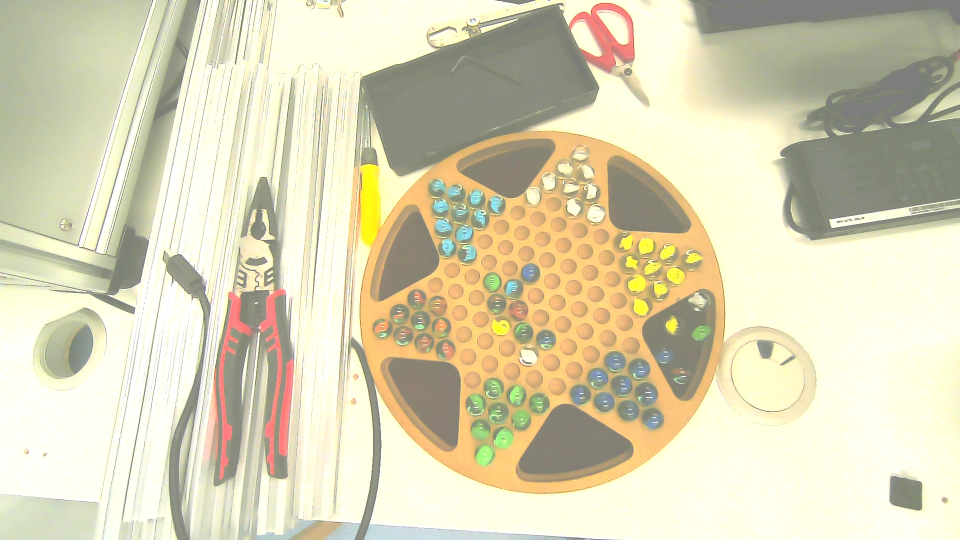
#> input picture figs/raw/fig2.jpg, 1920 x 1080 px, found by its file name (shown at 1/2 size)
$ python main.py
#> lines starting #> are read from the running program, lines starting #| are printed output that depends on the picture; after the words box and inside, x2 and y2 are one past the last pixel; in counts of white or black regions, pixels touching at a corner belong together
### src/detection.py
import cv2
import numpy as np

def detect_circles(image):
    # 具体参数由相机位置决定
    row = [260, 990]
    column = [720, 1450]
    cropped_image = image[row[0]:row[1], column[0]:column[1]]

    # 转为灰度图像处理
    gray_image = cv2.cvtColor(cropped_image, cv2.COLOR_BGR2GRAY)

    # 霍夫圆检测
    circles = cv2.HoughCircles(gray_image, cv2.HOUGH_GRADIENT, dp=1.2, minDist=20,
                               param1=100, param2=25, minRadius=6, maxRadius=24)

    # 如果检测到圆，返回圆的坐标和半径
    if circles is not None:
        circles = np.round(circles[0, :]).astype("int")
        circles[:,0] += column[0]
        circles[:,1] += row[0]
        return circles
    return []

### src/classification.py
import cv2
import numpy as np
from matplotlib import pyplot as plt
from sklearn.cluster import KMeans
import detection

class CircleClassifier:
    def __init__(self, n_colors=7):
        # 已知颜色与标签的对应关系
        self.known_colors = {
            '黄色': (40, 254, 255),
            '红色': (119, 150, 241),
            '绿色': (126, 237, 163),
            '白色': (231, 255, 255),
            '深蓝色': (185, 152, 133),
            '浅蓝色': (219, 208, 148),
            '棋盘色': (126, 189, 249)
        }
        self.n_colors = n_colors

    '''
     @brief      找到最近邻颜色
     @param       bgr: BGR向量
     @retval      颜色字符串
     @note       在聚类完成之后调用
    '''
    def find_closest_color(self, bgr):
        closest_color = None
        min_distance = float('inf')
        for color_name, known_bgr in self.known_colors.items():
            # 计算颜色之间的欧几里得距离
            distance = np.linalg.norm(bgr - known_bgr)
            if distance < min_distance:
                min_distance = distance
                closest_color = color_name
        return closest_color

    '''
     @brief       对图像上的圆进行k-means聚类
     @param       circles: 已经找到的圆列表[[x1,y1,r1], [x2,y2,r2], ...]
     @param       image: 待处理的图像
     @retval      分类结果字典
     @note        在霍夫圆检测后调用
    '''
    def classify(self, circles, image):
        # 获取圆的颜色信息
        color_data = []
        for (x, y, r) in circles:
            # 创建圆形掩模
            mask = np.zeros(image.shape[:2], dtype=np.uint8)
            cv2.circle(mask, (x, y), 8, 255, -1)
            masked_image = cv2.bitwise_and(image, image, mask=mask)   # 提取圆内像素
            pixels_in_circle = masked_image[mask == 255]   # 只选取掩模内的像素点

            mean_bgr = pixels_in_circle.mean(axis=0).astype(int)
            color_data.append(mean_bgr)  # 保留平均BGR值

        # K-means聚类
        kmeans = KMeans(n_clusters=self.n_colors)
        kmeans.fit(color_data)
        labels = kmeans.labels_
        bgrs = kmeans.cluster_centers_.astype(int)

        # 分类结果字典，保存圆、对应的BGR值和颜色标签
        classified_circles = {i: {'circles': [], 'bgr': bgrs[i], 'label': None} for i in range(self.n_colors)}

        # 寻找最接近的已知颜色并打标签
        for label, (x, y, r) in zip(labels, circles):
            classified_circles[label]['circles'].append((x, y, r))
            classified_circles[label]['label'] = self.find_closest_color(bgrs[label])

        return classified_circles


### src/visualization.py
import cv2

'''
 @brief
 @param       image: 待处理图像
 @param       classified_circles: 圆分类结果字典
   @arg       None
 @retval      image: 画上圆的图像
 @note        None
'''
def draw_circles(image, classified_circles):
    colors = {
        '黄色': (0, 255, 255),
        '红色': (0, 0, 255),
        '绿色': (0, 255, 0),
        '白色': (255, 255, 255),
        '深蓝色': (255, 100, 100),
        '浅蓝色': (255, 0, 0),
        '棋盘色': (100, 200, 255)
    }

    # 可视化结果
    for _, circle_info in classified_circles.items():
        circles_list = circle_info['circles']  # 获取当前标签的圆列表
        label = circle_info['label']
        color = colors.get(label)  # 获取对应的颜色

        if color:  # 如果找到了颜色
            for (x, y, r) in circles_list:
                cv2.circle(image, (x, y), r, color, 2)  # 用聚类颜色画圆
                cv2.circle(image, (x, y), 2, (0, 0, 0), 1)  # 黑色中心

    return image  # 返回绘制后的图像

### src/main.py
import cv2
import numpy as np
from matplotlib import pyplot as plt
from sklearn.cluster import KMeans
import detection
from classification import CircleClassifier
import visualization

image_name = 'fig2.jpg' # TODO 修改成你要处理的图片名称
image_path = f'figs/raw/{image_name}'
image = cv2.imread(image_path)
#> image is the input picture: shape (1080, 1920, 3); mean B, G, R 180.9, 210.5, 216.2

# 检测圆
circles = detection.detect_circles(image)
#> in detect_circles, `cropped_image = image[row[0]:row[1], column[0]:column[1]]`:
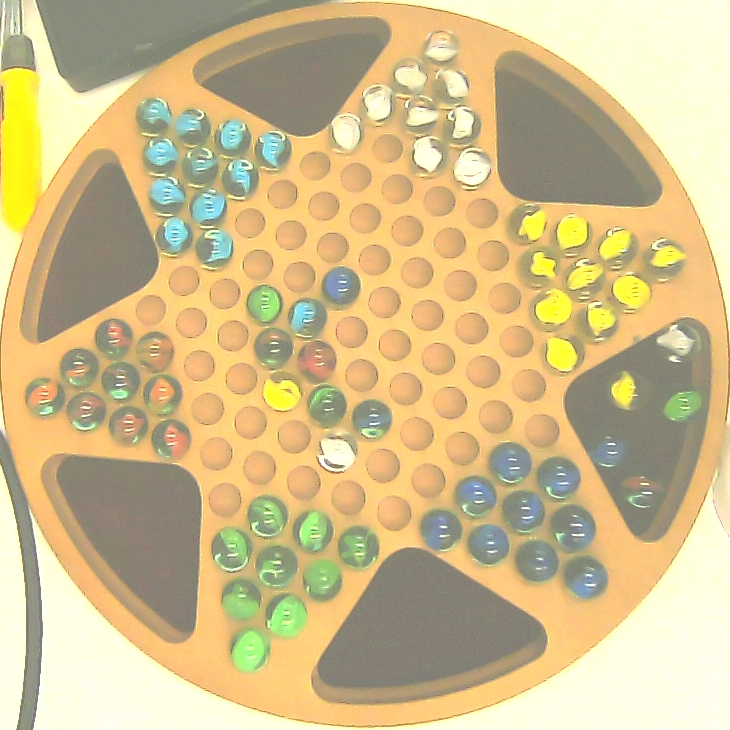
#> cropped_image: shape (730, 730, 3); mean B, G, R 139.8, 188.5, 208.2
#> in detect_circles, `gray_image = cv2.cvtColor(cropped_image, cv2.COLOR_BGR2GRAY)`:
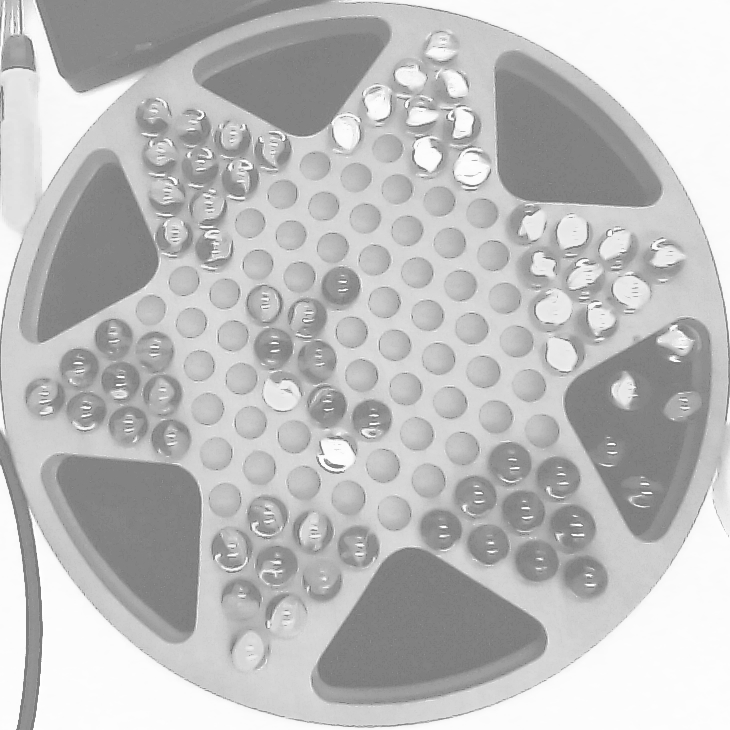
#> gray_image: shape (730, 730); min 123, max 255, mean 188.9
#> in detect_circles, `circles = cv2.HoughCircles(gray_image, cv2.HOUGH_GRADIENT, dp=1.2, min..`: circles = 124 rows, first 8: [267, 515.4, 20.52], [351, 331.8, 16.44], [225, 499.8, 17.4], [207, 408.6, 16.68], [258.6, 467.4, 17.16], [382.2, 465, 16.8], [228.6, 145.8, 23.28], [457.8, 126.6, 23.28]
#> in detect_circles, `circles = np.round(circles[0, :]).astype("int")`: circles = 124 rows, first 8: [267, 515, 21], [351, 332, 16], [225, 500, 17], [207, 409, 17], [259, 467, 17], [382, 465, 17], [229, 146, 23], [458, 127, 23]
#> circles = 124 rows, first 8: [987, 775, 21], [1071, 592, 16], [945, 760, 17], [927, 669, 17], [979, 727, 17], [1102, 725, 17], [949, 406, 23], [1178, 387, 23]

# 根据K-means分类
n_colors = 7 # TODO 根据需要调整聚类数
circle_classifier = CircleClassifier(n_colors)
classified_circles = circle_classifier.classify(circles, image)
#> the loop in classify, `for (x, y, r) in circles:` made 124 passes
#> (x, y, r, mean_bgr) on passes 1 to 12: (987, 775, 21, [134, 202, 165]), (1071, 592, 16, [125, 185, 243]), (945, 760, 17, [126, 185, 239]), (927, 669, 17, [123, 187, 244]), (979, 727, 17, [123, 187, 248]), (1102, 725, 17, [125, 187, 245]), (949, 406, 23, [179, 193, 144]), (1178, 387, 23, [186, 227, 231]), (1160, 789, 21, [169, 156, 145]), (962, 637, 15, [121, 184, 242]), (1010, 495, 15, [126, 183, 237]), (1213, 515, 16, [117, 178, 227])
#> after the loop in classify, `for (x, y, r) in circles:`:
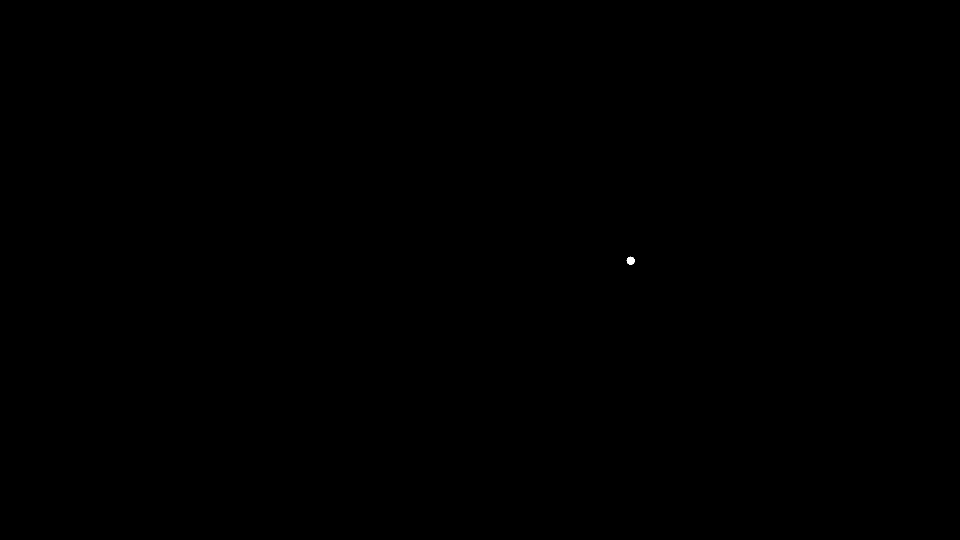
#> mask: shape (1080, 1920) (shown at 1/2 size); 0.01% white; 1 white region, box (x1, y1, x2, y2) and area: (1253, 513, 1270, 530) 197
#> after the loop in classify, `for (x, y, r) in circles:`: color_data = 124 items, first 6: [134, 202, 165], [125, 185, 243], [126, 185, 239], [123, 187, 244], [123, 187, 248], [125, 187, 245]
#> in classify, `bgrs = kmeans.cluster_centers_.astype(int)`: bgrs = [[173, 173, 146], [122, 180, 233], [201, 237, 241], [72, 244, 247], [135, 212, 167], [222, 217, 147], [133, 149, 150]]
#> in classify, `classified_circles = {i: {'circles': [], 'bgr': bgrs[i], 'label': None..`: classified_circles = 7 items
#> the loop in classify, `for label, (x, y, r) in zip(labels, circles):` made 124 passes
#> (label, x, y, r) on passes 1 to 12: (4, 987, 775, 21), (1, 1071, 592, 16), (1, 945, 760, 17), (1, 927, 669, 17), (1, 979, 727, 17), (1, 1102, 725, 17), (0, 949, 406, 23), (2, 1178, 387, 23), (0, 1160, 789, 21), (1, 962, 637, 15), (1, 1010, 495, 15), (1, 1213, 515, 16)
#> classified_circles = 7 items
# print(classified_circles)

image = visualization.draw_circles(image, classified_circles)
#> the loop in draw_circles, `for _, circle_info in classified_circles.items():` made 7 passes
#> (label, color) on passes 1 to 7: ('深蓝色', (255, 100, 100)), ('棋盘色', (100, 200, 255)), ('白色', (255, 255, 255)), ('黄色', (0, 255, 255)), ('绿色', (0, 255, 0)), ('浅蓝色', (255, 0, 0)), ('深蓝色', (255, 100, 100))
#> after the loop in draw_circles, `for _, circle_info in classified_circles.items():`:
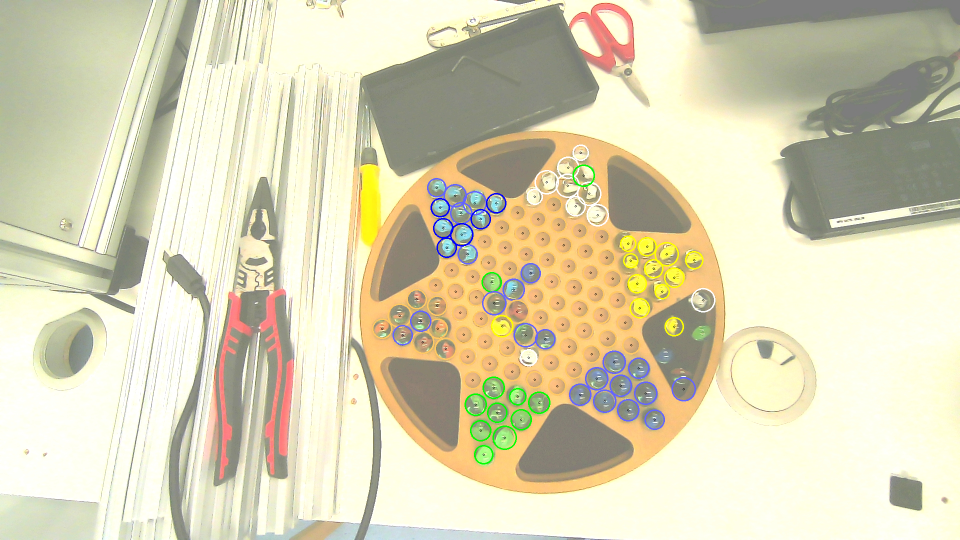
#> image: shape (1080, 1920, 3) (shown at 1/2 size); 2.07% of pixels changed, all inside (x1, y1, x2, y2) = (744, 289, 1431, 929)

cv2.imwrite(f"figs/processed/result_of_{image_name}", image)

# 转换为RGB显示
image_rgb = cv2.cvtColor(image, cv2.COLOR_BGR2RGB)
# 显示结果
plt.figure(figsize=(7, 7))
plt.imshow(image_rgb)
plt.axis('off')
plt.show()
